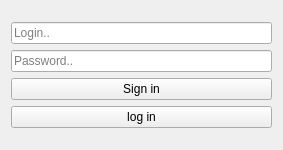
<?xml version="1.0" encoding="UTF-8"?>
<ui version="4.0">
 <class>Form</class>
 <widget class="QWidget" name="Form">
  <property name="geometry">
   <rect>
    <x>0</x>
    <y>0</y>
    <width>283</width>
    <height>150</height>
   </rect>
  </property>
  <property name="windowTitle">
   <string>Authorization</string>
  </property>
  <layout class="QVBoxLayout" name="verticalLayout_2">
   <item>
    <layout class="QVBoxLayout" name="verticalLayout">
     <item>
      <widget class="QLineEdit" name="lineEdit">
       <property name="placeholderText">
        <string>Login..</string>
       </property>
      </widget>
     </item>
     <item>
      <widget class="QLineEdit" name="lineEdit_2">
       <property name="placeholderText">
        <string>Password..</string>
       </property>
      </widget>
     </item>
     <item>
      <widget class="QPushButton" name="pushButton_2">
       <property name="text">
        <string>Sign in</string>
       </property>
      </widget>
     </item>
     <item>
      <widget class="QPushButton" name="pushButton">
       <property name="text">
        <string>log in</string>
       </property>
      </widget>
     </item>
    </layout>
   </item>
  </layout>
 </widget>
 <resources/>
 <connections/>
</ui>
